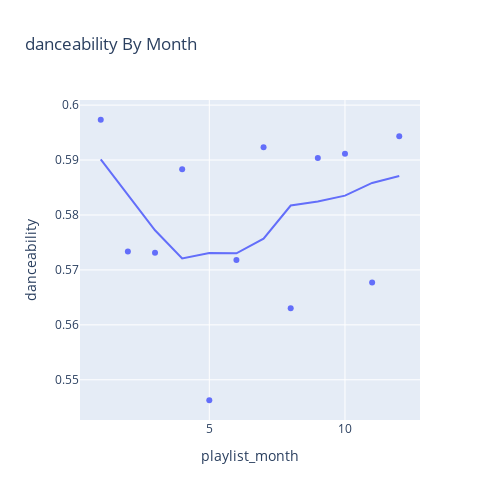
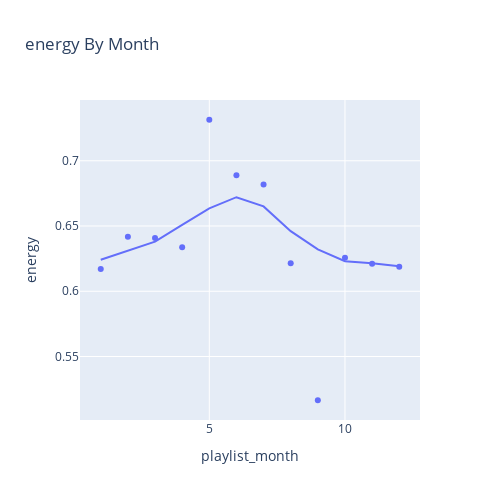
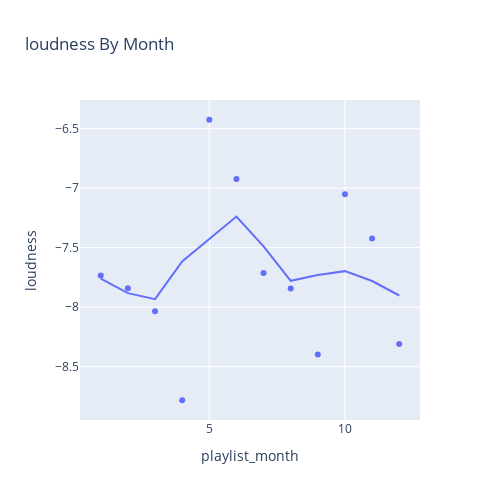
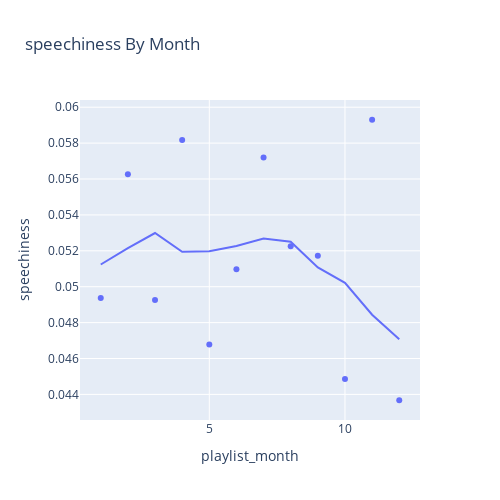

Source (notebook cell) for these figures, in order:
### Markdown cell above
Next, I look at monthly trends. Overall:

* Where danceability, is concerned, it looks like in the spring I listen to less danceabile music 
* Energy and loudness both peak in the summer 
* Speechiness goes down and instrumentalness up as the year progresses 
* Liveness, valence, and tempo drop in the fall and peak bakc up again in the winter 
* Duration drops in the winter
* Track popularity remains relatively constant, while artist popularity drops in the spring and increases in the winter 
* Lastly, release year looks to drop in the spring and increase throughout the year from there

### Code cell
# plots based on month 
for y in mean_vals:
    fig = px.scatter(monthPivot, x="playlist_month", y=y,title=f"{y} By Month", height=500, width=500, trendline="lowess", trendline_options=dict(frac=0.5))
    fig.show()

### Figure 1 — Plotly figure (JSON) as saved in the notebook; plotly's stock layout.template omitted (floating-point values rounded to 4 significant figures)
{"data": [{"hovertemplate": "playlist_month=%{x}<br>danceability=%{y}<extra></extra>", "legendgroup": "", "marker": {"color": "#636efa", "symbol": "circle"}, "mode": "markers", "name": "", "orientation": "v", "showlegend": false, "type": "scatter", "x": [1, 2, 3, 4, 5, 6, 7, 8, 9, 10, 11, 12], "xaxis": "x", "y": [0.5973, 0.5733, 0.5731, 0.5883, 0.5463, 0.5718, 0.5923, 0.563, 0.5904, 0.5912, 0.5677, 0.5943], "yaxis": "y"}, {"hovertemplate": "<b>LOWESS trendline</b><br><br>playlist_month=%{x}<br>danceability=%{y} <b>(trend)</b><extra></extra>", "legendgroup": "", "marker": {"color": "#636efa", "symbol": "circle"}, "mode": "lines", "name": "", "showlegend": false, "type": "scatter", "x": [1, 2, 3, 4, 5, 6, 7, 8, 9, 10, 11, 12], "xaxis": "x", "y": [0.5901, 0.5837, 0.5772, 0.5721, 0.5731, 0.573, 0.5757, 0.5817, 0.5824, 0.5835, 0.5858, 0.5871], "yaxis": "y"}], "layout": {"height": 500, "legend": {"tracegroupgap": 0}, "title": {"text": "danceability By Month"}, "width": 500, "xaxis": {"anchor": "y", "domain": [0, 1], "title": {"text": "playlist_month"}}, "yaxis": {"anchor": "x", "domain": [0, 1], "title": {"text": "danceability"}}}}

### Figure 2 — Plotly figure (JSON) as saved in the notebook; plotly's stock layout.template omitted (floating-point values rounded to 4 significant figures)
{"data": [{"hovertemplate": "playlist_month=%{x}<br>energy=%{y}<extra></extra>", "legendgroup": "", "marker": {"color": "#636efa", "symbol": "circle"}, "mode": "markers", "name": "", "orientation": "v", "showlegend": false, "type": "scatter", "x": [1, 2, 3, 4, 5, 6, 7, 8, 9, 10, 11, 12], "xaxis": "x", "y": [0.617, 0.6418, 0.6409, 0.6338, 0.7314, 0.6889, 0.6819, 0.6214, 0.5165, 0.6256, 0.621, 0.6188], "yaxis": "y"}, {"hovertemplate": "<b>LOWESS trendline</b><br><br>playlist_month=%{x}<br>energy=%{y} <b>(trend)</b><extra></extra>", "legendgroup": "", "marker": {"color": "#636efa", "symbol": "circle"}, "mode": "lines", "name": "", "showlegend": false, "type": "scatter", "x": [1, 2, 3, 4, 5, 6, 7, 8, 9, 10, 11, 12], "xaxis": "x", "y": [0.6241, 0.6314, 0.6381, 0.6508, 0.6635, 0.6721, 0.665, 0.6461, 0.6322, 0.623, 0.6215, 0.6192], "yaxis": "y"}], "layout": {"height": 500, "legend": {"tracegroupgap": 0}, "title": {"text": "energy By Month"}, "width": 500, "xaxis": {"anchor": "y", "domain": [0, 1], "title": {"text": "playlist_month"}}, "yaxis": {"anchor": "x", "domain": [0, 1], "title": {"text": "energy"}}}}

### Figure 3 — Plotly figure (JSON) as saved in the notebook; plotly's stock layout.template omitted (floating-point values rounded to 4 significant figures)
{"data": [{"hovertemplate": "playlist_month=%{x}<br>loudness=%{y}<extra></extra>", "legendgroup": "", "marker": {"color": "#636efa", "symbol": "circle"}, "mode": "markers", "name": "", "orientation": "v", "showlegend": false, "type": "scatter", "x": [1, 2, 3, 4, 5, 6, 7, 8, 9, 10, 11, 12], "xaxis": "x", "y": [-7.735, -7.842, -8.035, -8.782, -6.426, -6.924, -7.712, -7.843, -8.398, -7.052, -7.423, -8.31], "yaxis": "y"}, {"hovertemplate": "<b>LOWESS trendline</b><br><br>playlist_month=%{x}<br>loudness=%{y} <b>(trend)</b><extra></extra>", "legendgroup": "", "marker": {"color": "#636efa", "symbol": "circle"}, "mode": "lines", "name": "", "showlegend": false, "type": "scatter", "x": [1, 2, 3, 4, 5, 6, 7, 8, 9, 10, 11, 12], "xaxis": "x", "y": [-7.761, -7.882, -7.933, -7.616, -7.428, -7.239, -7.489, -7.779, -7.731, -7.698, -7.781, -7.902], "yaxis": "y"}], "layout": {"height": 500, "legend": {"tracegroupgap": 0}, "title": {"text": "loudness By Month"}, "width": 500, "xaxis": {"anchor": "y", "domain": [0, 1], "title": {"text": "playlist_month"}}, "yaxis": {"anchor": "x", "domain": [0, 1], "title": {"text": "loudness"}}}}

### Figure 4 — Plotly figure (JSON) as saved in the notebook; plotly's stock layout.template omitted (floating-point values rounded to 4 significant figures)
{"data": [{"hovertemplate": "playlist_month=%{x}<br>speechiness=%{y}<extra></extra>", "legendgroup": "", "marker": {"color": "#636efa", "symbol": "circle"}, "mode": "markers", "name": "", "orientation": "v", "showlegend": false, "type": "scatter", "x": [1, 2, 3, 4, 5, 6, 7, 8, 9, 10, 11, 12], "xaxis": "x", "y": [0.04937, 0.05627, 0.04926, 0.05817, 0.04678, 0.05097, 0.0572, 0.05225, 0.05172, 0.04486, 0.0593, 0.04367], "yaxis": "y"}, {"hovertemplate": "<b>LOWESS trendline</b><br><br>playlist_month=%{x}<br>speechiness=%{y} <b>(trend)</b><extra></extra>", "legendgroup": "", "marker": {"color": "#636efa", "symbol": "circle"}, "mode": "lines", "name": "", "showlegend": false, "type": "scatter", "x": [1, 2, 3, 4, 5, 6, 7, 8, 9, 10, 11, 12], "xaxis": "x", "y": [0.05124, 0.05214, 0.05299, 0.05195, 0.05197, 0.05227, 0.05269, 0.05251, 0.05108, 0.05022, 0.04844, 0.04707], "yaxis": "y"}], "layout": {"height": 500, "legend": {"tracegroupgap": 0}, "title": {"text": "speechiness By Month"}, "width": 500, "xaxis": {"anchor": "y", "domain": [0, 1], "title": {"text": "playlist_month"}}, "yaxis": {"anchor": "x", "domain": [0, 1], "title": {"text": "speechiness"}}}}
